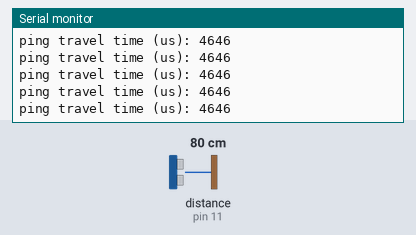
Simulated run of this sketch. Board: Arduino Uno, built with avr-gcc and run on an emulated ATmega328P. Shown: the last lines printed to the serial monitor. Wiring (inferred from the names in the program): ultrasonic range finder: trigger pin 12; echo pin 11. Inputs (shaded band) come from the test bench; at power-on: distance to the obstacle (sensor on pin 11) 80 cm. The echo pulse lasts 58.3 µs per cm.

Above: at 1.2 s.
1.3 s: distance to the obstacle (sensor on pin 11) set to 35 cm
At 1.6 s:
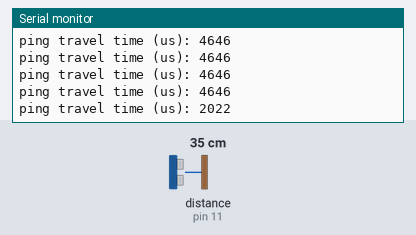
4.3 s: distance to the obstacle (sensor on pin 11) set to 2 cm
At 4.44 s:
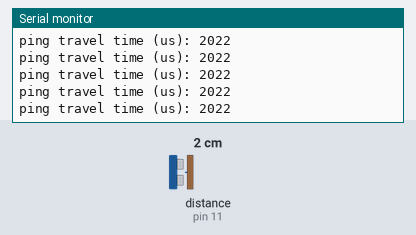
Timing chart, 0 to 7.3 s (numbered marks = the images above; inputs shaded):
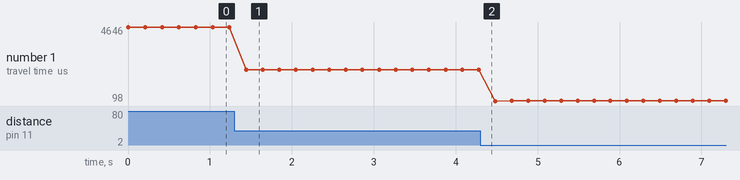

Measured:
- after the input at 1.3 s, the serial monitor: prints a new line after 0.14 s (image 1)
- plotted number 1: 4646 → 2022 after the input at 1.3 s, 2022 → 99 after the input at 4.3 s

The sketch:

ultrasonic-1.ino
```cpp
// day 5 — hc-sr04, part 1: mcwhorter's version (characterize the sensor)
// goal: print the raw PING TRAVEL TIME in microseconds. no distance formula yet.
// homework: with a ruler, measure travel-time vs distance, graph it, find the slope.
// (the slope IS the distance formula — you'll add that in ultrasonic-2 once you've earned it.)
// read the datasheet first: trigger wants a short pulse; echo then stays HIGH for
// exactly as long as the sound was in flight.

int trigPin = 12;          // we send the trigger pulse out of this pin
int echoPin = 11;          // we time how long this pin stays HIGH
long pingTravelTime;       // echo time in microseconds (pulseIn returns a long)
String message = "ping travel time (us): ";

void setup() {
  Serial.begin(9600);
  pinMode(trigPin, OUTPUT);  // we drive the trigger
  pinMode(echoPin, INPUT);   // we read the echo
}

void loop() {
  digitalWrite(trigPin, LOW);
  delayMicroseconds(10);
  digitalWrite(trigPin, HIGH);
  delayMicroseconds(10);
  digitalWrite(trigPin, LOW);
  pingTravelTime = pulseIn(echoPin, HIGH);
  Serial.println(message + pingTravelTime);
  delay(200);  // 5 readings/sec — fast enough to feel live, slow enough to read
}
```
